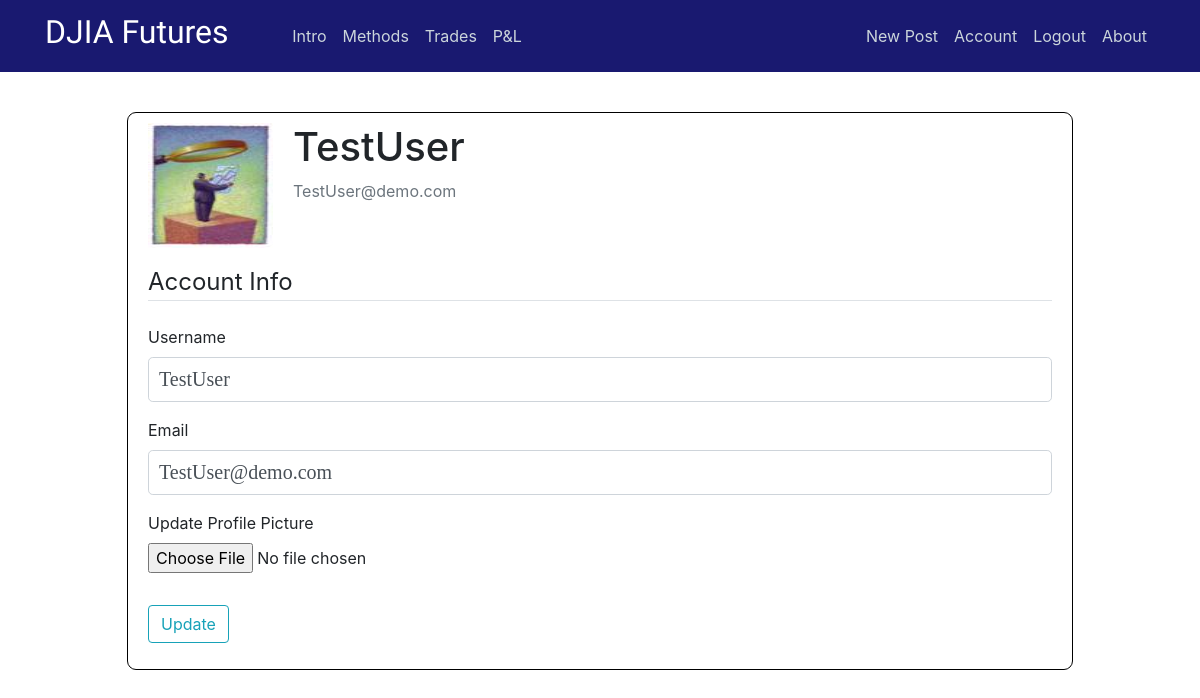
The page /account (signed in) on the database as committed earlier.
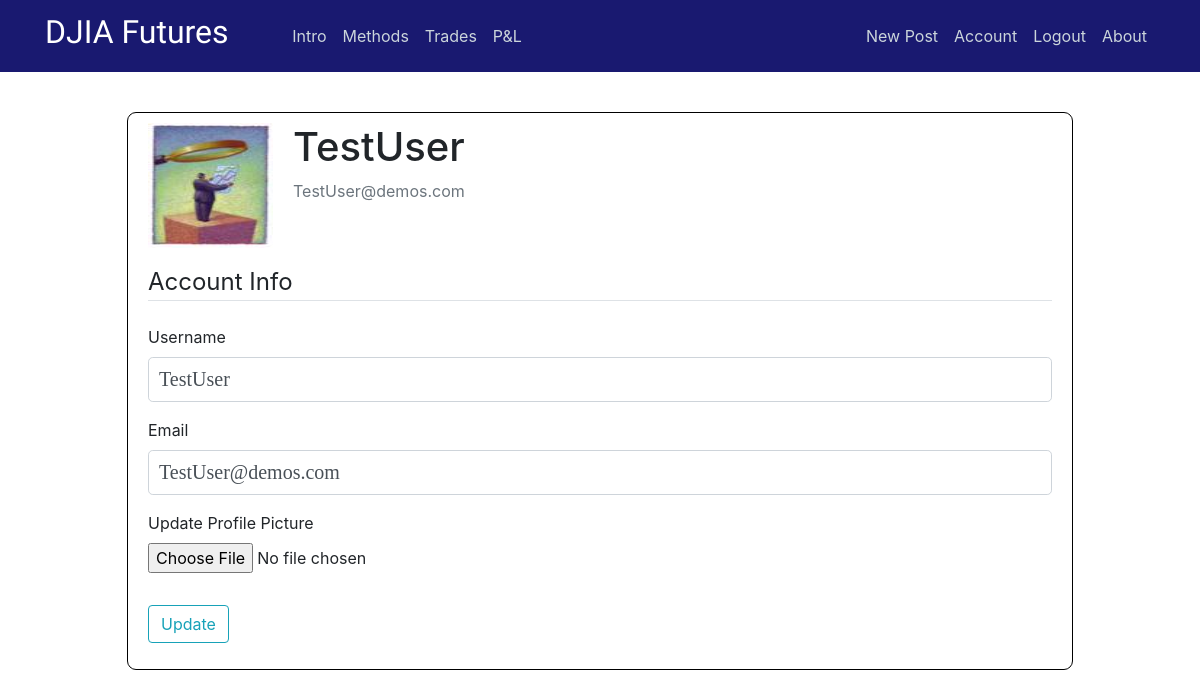
The same page on the database as committed later.
### flaskblog/models.py (models this page shows, shortened)
class User(db.Model, UserMixin):
    id = db.Column(db.Integer, primary_key=True)
    username = db.Column(db.String(20), unique=True, nullable=False)
    email = db.Column(db.String(120), unique=True, nullable=False)
    image_file = db.Column(db.String(20), nullable=False, default='default.jpg')
    password = db.Column(db.String(60), nullable=False)
    posts = db.relationship('Post', backref='author', lazy=True)

### flaskblog/users/routes.py (the view)
@users.route("/account", methods=['GET', 'POST'])
@login_required
def account():
    form = UpdateAccountForm()
    if form.validate_on_submit():
        if form.picture.data:
            picture_file = save_picture(form.picture.data)
            current_user.image_file = picture_file
        current_user.username = form.username.data
        current_user.email = form.email.data
        db.session.commit()
        flash('Your account has been updated!', 'success')
        return redirect(url_for('users.account'))
    elif request.method == 'GET':
        form.username.data = current_user.username
        form.email.data = current_user.email
    image_file = url_for('static', filename='profile_pics/' + current_user.image_file)
    return render_template('account.html', title='Account',
                           image_file=image_file, form=form)

### flaskblog/users/forms.py (shortened to what this page needs)
class UpdateAccountForm(FlaskForm):
    username = StringField('Username',
                           validators=[DataRequired(), Length(min=2, max=20)])
    email = StringField('Email',
                        validators=[DataRequired(), Email()])
    picture = FileField('Update Profile Picture', validators=[FileAllowed(['jpg', 'png'])])
    submit = SubmitField('Update')

### flaskblog/models.py (called while the page is built)
@login_manager.user_loader
def load_user(user_id):
    return User.query.get(int(user_id))

### flaskblog/templates/account.html (shortened to what this page needs)
{% extends "layout.html" %}
{% block content %}
<div class="intro-page" style="height:82vh;background-color:transparent;border:none;">
    <div class="content-section">
      <div class="media">
        <img class="account-img" src="{{ image_file }}">
        <div class="media-body">
          <h2 class="account-heading">{{ current_user.username }}</h2>
          <p class="text-secondary">{{ current_user.email }}</p>
        </div>
      </div>
        <form method="POST" action="" enctype="multipart/form-data">
            <fieldset class="form-group">
                <legend class="border-bottom mb-4">Account Info</legend>
                <div class="form-group">
                    {{ form.username.label(class="form-control-label") }}
                    {% if form.username.errors %}
                        {{ form.username(class="form-control form-control-lg is-invalid") }}
                        <div class="invalid-feedback">
                            {% for error in form.username.errors %}
                                <span>{{ error }}</span>
                            {% endfor %}
                        </div>
                    {% else %}
                        {{ form.username(class="form-control form-control-lg") }}
                    {% endif %}
                </div>
                <div class="form-group">
                    {{ form.email.label(class="form-control-label") }}
                    {% if form.email.errors %}
                        {{ form.email(class="form-control form-control-lg is-invalid") }}
                        <div class="invalid-feedback">
                            {% for error in form.email.errors %}
                                <span>{{ error }}</span>
                            {% endfor %}
                        </div>
                    {% else %}
                        {{ form.email(class="form-control form-control-lg") }}
                    {% endif %}
                </div>
                <div class="form-group">
                    {{ form.picture.label() }}
                    {{ form.picture(class="form-control-file") }}
                </div>
            </fieldset>
            <div class="form-group">
                {{ form.submit(class="btn btn-outline-info") }}
            </div>
        </form>
    </div>
</div>
{% endblock content %}

### flaskblog/templates/layout.html (shortened to what this page needs)
<!DOCTYPE html>
<html>
    <head>
      <link rel="stylesheet" href="https://maxcdn.bootstrapcdn.com/bootstrap/4.0.0/css/bootstrap.min.css">
      <link rel="stylesheet" type="text/css" href="{{ url_for('static', filename='main.css') }}">
      <link rel="stylesheet" type="text/css" href="{{ url_for('static', filename='study.css') }}">
      <link rel="stylesheet" type="text/css" href="{{ url_for('static', filename='modal.css') }}">
    </head>
    <body class="_backdrop">
    <div class="grid">
    <header class="site-header">
          <nav class="navbar navbar-expand-md navbar-dark bg-steel fixed-top">
              <div class="container">
                <a class="navbar-brand mr-2" href="/"><h2><span style="font-family:Lobster Two">DJIA Futures &nbsp &nbsp &nbsp</span></h2></a>
                <div class="collapse navbar-collapse" id="navbarToggle">
                  <div class="navbar-nav mr-auto">
                    <a class="nav-item nav-link" href="{{ url_for('main.intro') }}">Intro</a>
                    <a class="nav-item nav-link" href="{{ url_for('main.methods') }}">Methods</a>
                    <a class="nav-item nav-link" href="{{ url_for('main.trades') }}">Trades</a>
                    <a class="nav-item nav-link" href="{{ url_for('main.pnl') }}">P&L</a>
                  </div>
                  <div class="navbar-nav">
                    {% if current_user.is_authenticated and current_user.username == "GuestUser" %}
                      <a class="nav-item nav-link" href="{{ url_for('users.login') }}">Members Login</a>
                      <a class="nav-item nav-link" href="{{ url_for('users.logout') }}">Logout</a>
                      <a class="nav-item nav-link" href="{{ url_for('main.about') }}">About</a>
                    {% else %}
                      {% if current_user.is_authenticated %}
                        <a class="nav-item nav-link" href="{{ url_for('posts.new_post') }}">New Post</a>
                        <a class="nav-item nav-link" href="{{ url_for('users.account') }}">Account</a>
                        <a class="nav-item nav-link" href="{{ url_for('users.logout') }}">Logout</a>
                        <a class="nav-item nav-link" href="{{ url_for('main.about') }}">About</a>
                      {% else %}
                        <a class="nav-item nav-link" href="{{ url_for('users.login') }}">Login</a>
                        <a class="nav-item nav-link" href="{{ url_for('users.register') }}">Register</a>
                        <a class="nav-item nav-link" href="{{ url_for('main.about') }}">About</a>
                      {% endif %}
                    {% endif %}
                  </div>
                </div>
              </div>
          </nav>
    </header>
    <main role="main" class="container-fluid site-header-border-adjust col-md-10">
      <div>
        {% block content %}{% endblock %}
      </div>
    </main>
    </body>
</html>

### flaskblog/static/main.css (style rules this page uses)
body { margin-top: 5rem; }
._backdrop { background: url(img/stocks.jpg) no-repeat center center fixed; -webkit-background-size: cover; -moz-background-size: cover; -o-background-size: cover; background-size: cover; }
.intro-page { border-radius: 6px; border: 1px solid black; background-color: white; padding-right: 12px; padding-left: 12px; }
.bg-steel { background-color: midnightblue; }
.site-header .navbar-nav .nav-link { color: #cbd5db; }
.site-header-border-adjust { margin-top: 7rem; }
.content-section { background: #ffffff; padding: 10px 20px; border: 1px solid #000000; border-radius: 9px; margin-bottom: 20px; }
.account-img { height: 125px; width: 125px; margin-right: 20px; margin-bottom: 16px; }
.account-heading { font-size: 2.5rem; }

### flaskblog/static/study.css (style rules this page uses)
input[type=text] { padding: 10px; font-family: Cambria, Georgia, serif; line-height: 1; }

### flaskblog/static/modal.css (style rules this page uses)
img { margin-bottom: -4px; }

Rows that differ between the two databases and show on the page:
changed User "TestUser": email "TestUser@demo.com" → "TestUser@demos.com"
